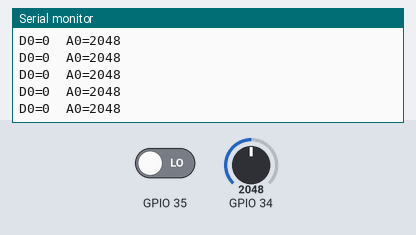
A sketch run on a simulated ESP32. Parts: the last lines printed to the serial monitor. The test bench sets the inputs (shaded band); at power-on: GPIO 34 = 2048, GPIO 35 LOW.

Above: at 1.2 s.
1.3 s: GPIO 34 set to 1045
At 1.56 s:
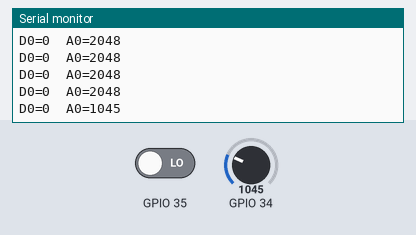
2.8 s: GPIO 34 set to 942
At 2.96 s:
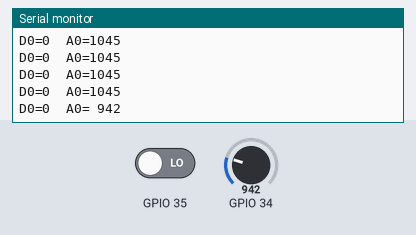
4.7 s: GPIO 34 set to 110
At 4.76 s:
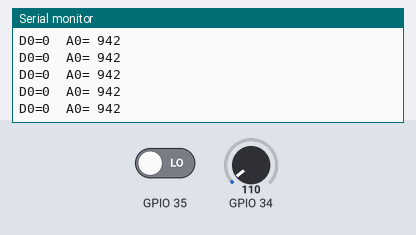
6.2 s: GPIO 34 set to 90
At 6.36 s:
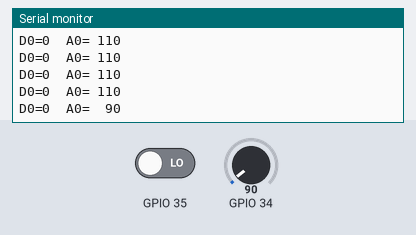

The sketch:

tcrt_test.ino
```cpp
// TCRT5000 bench test: prints D0 (0 = sees something) and A0 (raw IR level) 5x/s.
// Module VCC -> 3V3 (NOT 5V: A0 swings up to VCC), GND -> GND, D0 -> GPIO35, A0 -> GPIO34.
void setup() { Serial.begin(115200); pinMode(35, INPUT); }
void loop() {
  Serial.printf("D0=%d  A0=%4d\n", digitalRead(35), analogRead(34));
  delay(200);
}
```

Measured:
- the behaviour switches between 1000 and 999 on GPIO 34 (found by bisection; images 1 and 2)
- the behaviour switches between 100 and 99 on GPIO 34 (found by bisection; images 3 and 4)
- after the input at 1.3 s, the serial monitor: prints a new line after 0.10 s (image 1)
- after the input at 2.8 s, the serial monitor: prints a new line at once (image 2)
- after the input at 6.2 s, the serial monitor: prints a new line at once (image 4)
